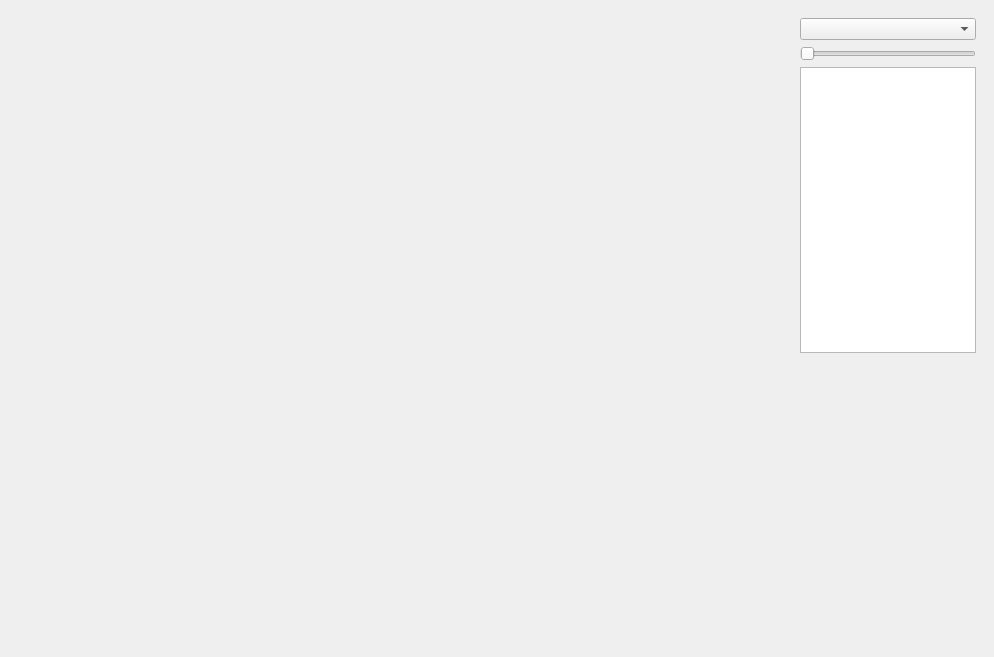
<?xml version="1.0" encoding="UTF-8"?>
<ui version="4.0">
 <class>MainWindow</class>
 <widget class="QMainWindow" name="MainWindow">
  <property name="geometry">
   <rect>
    <x>0</x>
    <y>0</y>
    <width>994</width>
    <height>657</height>
   </rect>
  </property>
  <property name="windowTitle">
   <string>MainWindow</string>
  </property>
  <widget class="QWidget" name="MyWindow">
   <layout class="QHBoxLayout" name="horizontalLayout" stretch="80,20">
    <item>
     <widget class="Ekran" name="ekran" native="true"/>
    </item>
    <item>
     <widget class="QWidget" name="panel" native="true">
      <layout class="QVBoxLayout" name="verticalLayout">
       <item>
        <widget class="QComboBox" name="comboBox"/>
       </item>
       <item>
        <widget class="QSlider" name="horizontalSlider">
         <property name="orientation">
          <enum>Qt::Horizontal</enum>
         </property>
        </widget>
       </item>
       <item>
        <widget class="QListWidget" name="listWidget"/>
       </item>
       <item>
        <spacer name="verticalSpacer">
         <property name="orientation">
          <enum>Qt::Vertical</enum>
         </property>
         <property name="sizeHint" stdset="0">
          <size>
           <width>20</width>
           <height>40</height>
          </size>
         </property>
        </spacer>
       </item>
      </layout>
     </widget>
    </item>
   </layout>
  </widget>
 </widget>
 <customwidgets>
  <customwidget>
   <class>Ekran</class>
   <extends>QWidget</extends>
   <header>ekran.h</header>
   <container>1</container>
  </customwidget>
 </customwidgets>
 <resources/>
 <connections/>
</ui>
